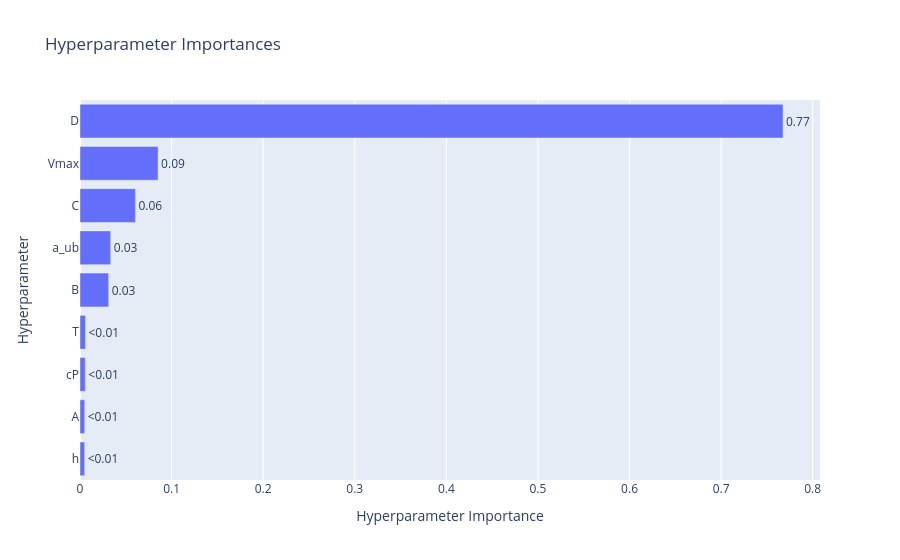

The notebook cell this image was saved under:
### Code cell
ov.plot_param_importances(study0).show()

### Figure 1 — Plotly figure (JSON) as saved in the notebook; plotly's stock layout.template omitted (floating-point values rounded to 4 significant figures)
{"data": [{"cliponaxis": false, "hovertemplate": ["h (FloatDistribution): 0.005063456898174037<extra></extra>", "A (FloatDistribution): 0.005126868854431305<extra></extra>", "cP (FloatDistribution): 0.0057387134412548<extra></extra>", "T (FloatDistribution): 0.0059855578948778375<extra></extra>", "B (FloatDistribution): 0.03129166833818101<extra></extra>", "a_ub (FloatDistribution): 0.033492918831611776<extra></extra>", "C (FloatDistribution): 0.06047203740374182<extra></extra>", "Vmax (FloatDistribution): 0.08527088274191374<extra></extra>", "D (FloatDistribution): 0.7675578955958138<extra></extra>"], "name": "Objective Value", "orientation": "h", "text": ["<0.01", "<0.01", "<0.01", "<0.01", "0.03", "0.03", "0.06", "0.09", "0.77"], "textposition": "outside", "type": "bar", "x": [0.005063, 0.005127, 0.005739, 0.005986, 0.03129, 0.03349, 0.06047, 0.08527, 0.7676], "y": ["h", "A", "cP", "T", "B", "a_ub", "C", "Vmax", "D"]}], "layout": {"title": {"text": "Hyperparameter Importances"}, "xaxis": {"title": {"text": "Hyperparameter Importance"}}, "yaxis": {"title": {"text": "Hyperparameter"}}}}
